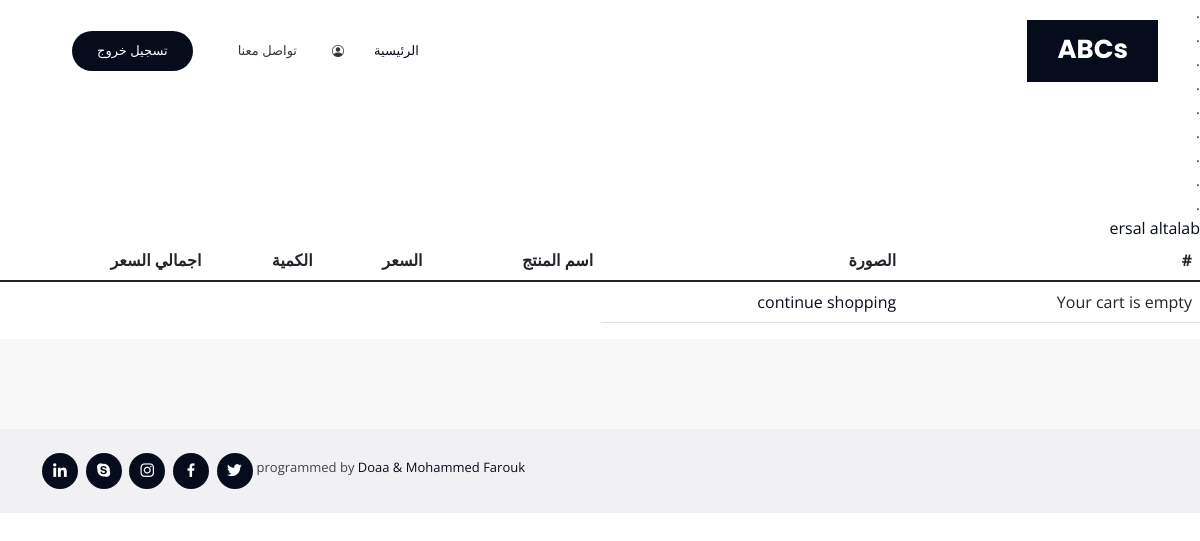
The page /orderlist (signed in) on the database as committed earlier.
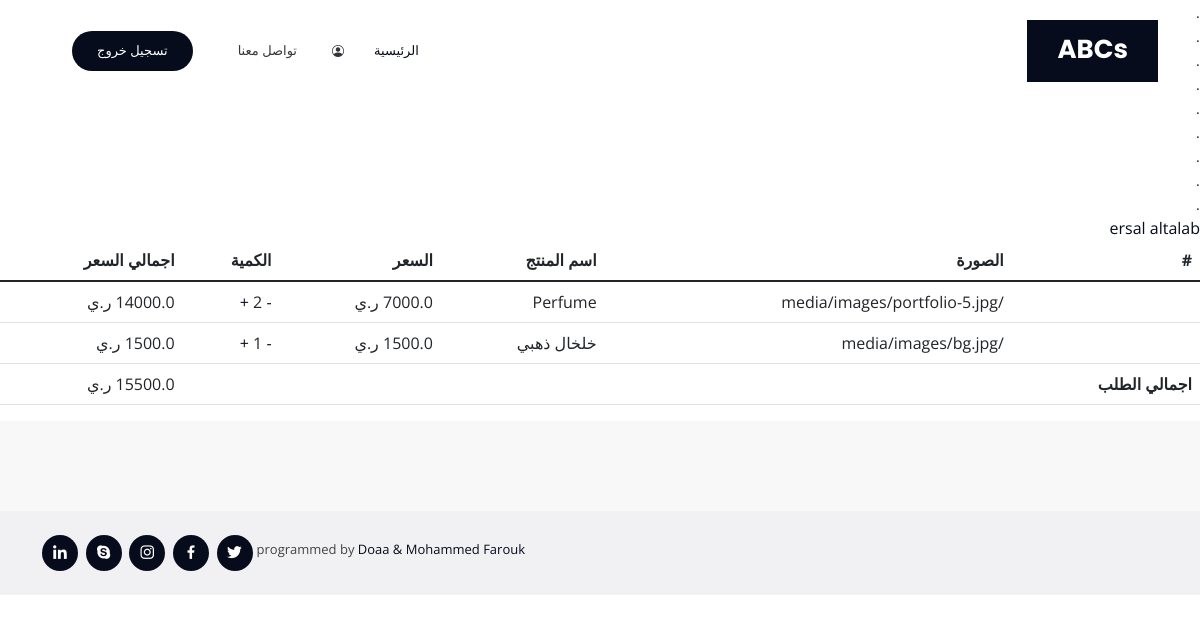
The same page on the database as committed later.
### core/models.py (models this page shows, shortened)
class OrderItem(models.Model):
    user= models.ForeignKey(User, on_delete=models.CASCADE, null=False , blank=False)
    ordered= models.BooleanField(default=False)
    product= models.ForeignKey(Product, on_delete=models.CASCADE)
    quantity= models.IntegerField(default=1)
    def item_total_price(self):
        return self.quantity * self.product.price
    def final_price(self):
        return self.item_total_price()

class Product(models.Model):
    name= models.CharField(max_length=300,verbose_name='اسم المنتج')
    category= models.ForeignKey('Category', on_delete=models.CASCADE, verbose_name='اسم الفئة')
    description=models.TextField(verbose_name='التفاصيل')
    price=models.FloatField(default=0.0,verbose_name='السعر')
    count=models.IntegerField(default=0,verbose_name='الكمية')
    image=models.ImageField(upload_to='images/',verbose_name='صورة المنتج')

### core/views.py (the view)
# urls.py: path('orderlist', views.orderlist, name='orderlist'),
def orderlist(request):
    if Order.objects.filter(user=request.user, ordered=False).exists():
        order = Order.objects.get(user=request.user, ordered=False)
        return render(request, "core/orderlist.html", {"order": order})
    return render(request, "core/orderlist.html", {"message": "Your Cart is Empty"})

### core/models.py (called while the page is built)
    def total_price(self):
        total=0
        for order_item in self.items.all():
            total += order_item.final_price()
        return total

### templates/core/orderlist.html
{% extends 'core/hf.html'%}
{%load static%}
{% block orderlist%}
<div>.</div>
<div>.</div>
<div>.</div>
<div>.</div>
<div>.</div>
<div>.</div>
<div>.</div>
<div>.</div>
<div>.</div>
<table class="table">
    <thead>
      <tr>
        <th scope="col">#</th>
        <th scope="col">الصورة</th>
        <th scope="col">اسم المنتج</th>
        <th scope="col">السعر</th>
        <th scope="col">الكمية</th>
        <th scope="col">اجمالي السعر</th>
      </tr>
    </thead>
    <tbody>
        {% for order_item in order.items.all %}
      <tr>
        <th scope="row"></th>
        <td>{{order_item.product.image.url}}</td>
        <td>{{order_item.product.name}}</td>
        <td>{{order_item.product.price}} ر.ي</td>
        <td> <a href="{% url 'remove_item' order_item.product.pk%}">-</a>  {{order_item.quantity}}  <a href="{% url 'add_item' order_item.product.pk%}">+</a></td>
        <td>{{order_item.item_total_price}} ر.ي</td>
      </tr>
      {% empty %}
        <tr>
            <td>Your cart is empty</td>
            <td><a href="{% url 'index' %}">continue shopping</a>
            </td>
        </tr>
      {%endfor%}
        {%if order.total_price%}
            <tr>
                <th>اجمالي الطلب</th>
                <td></td>
                <td></td>
                <td></td>
                <td></td>
                <td>{{order.total_price}} ر.ي</td>
            </tr>
            {%endif%}
          </tbody>
        <a href="{% url 'checkout' %}"> ersal altalab</a>
  </table>
{% endblock orderlist%}

Rows that differ between the two databases and show on the page:
added OrderItem: product.image "/media/images/portfolio-5.jpg", product.name "Perfume", product.price "7000.0", quantity "2"
added OrderItem: product.image "/media/images/bg.jpg", product.name "خلخال ذهبي"
Other text that changed with them:
text no longer shown: "Your cart is empty continue shopping"
text now shown: "اجمالي الطلب ر.ي"
